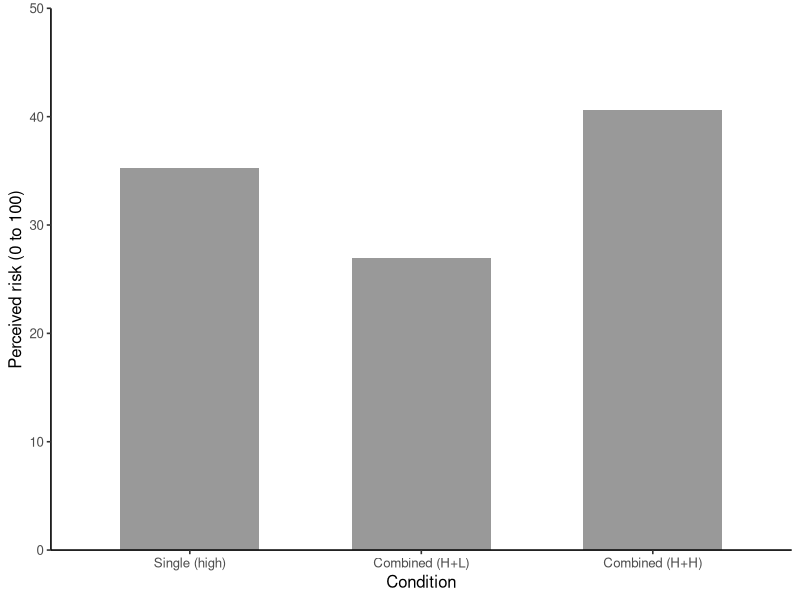

The R source for this figure:
## ---- chunk 1
#| label: fig-risk
#| fig-cap: "Perceived risk by condition (study 1A)"
#| fig-width: 6
#| fig-height: 3.5

library(ggplot2)

# Condition means from table 1
risk <- tibble::tribble(
  ~condition,       ~mean,
  "Single (high)",   35.3,
  "Combined (H+L)",  27.0,
  "Combined (H+H)",  40.6
) |>
  dplyr::mutate(condition = factor(condition, levels = condition))

# JCR: sans serif type, both axes labeled
ggplot(risk, aes(x = condition, y = mean)) +
  geom_col(width = 0.6, fill = "grey60") +
  scale_y_continuous(limits = c(0, 50), expand = c(0, 0)) +
  labs(x = "Condition", y = "Perceived risk (0 to 100)") +
  theme_classic(base_size = 12, base_family = "sans")
